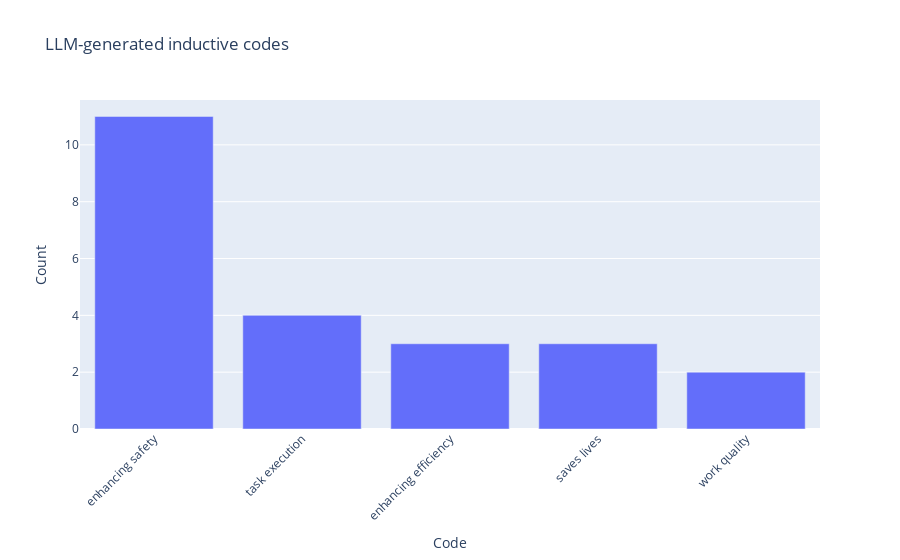

Source (notebook cell):
### Code cell
import plotly.express as px


# @title
def plot_generated_codes(code_highlights, title):
    code_counts = [(code, len(highlights)) for code, highlights in code_highlights.items()]
    df_codes = pd.DataFrame(code_counts, columns=['Code', 'Count'])
    df_codes = df_codes.sort_values(by='Count', ascending=False).reset_index(drop=True)

    # Create a vertical bar plot using Plotly with angled x-axis labels
    fig = px.bar(df_codes, x='Code', y='Count', title=title)

    # Update layout to angle x-axis labels at 45 degrees
    fig.update_layout(xaxis_tickangle=-45)
    fig.show()

# Parse all codes and highlights in LLM output
plot_generated_codes(code_highlights_ded, 'LLM-generated inductive codes')

### Figure 1 — Plotly figure (JSON) as saved in the notebook; plotly's stock layout.template omitted (floating-point values rounded to 4 significant figures)
{"data": [{"alignmentgroup": "True", "hovertemplate": "Code=%{x}<br>Count=%{y}<extra></extra>", "legendgroup": "", "marker": {"color": "#636efa", "pattern": {"shape": ""}}, "name": "", "offsetgroup": "", "orientation": "v", "showlegend": false, "textposition": "auto", "type": "bar", "x": ["enhancing safety", "task execution", "enhancing efficiency", "saves lives", "work quality"], "xaxis": "x", "y": [11, 4, 3, 3, 2], "yaxis": "y"}], "layout": {"barmode": "relative", "legend": {"tracegroupgap": 0}, "title": {"text": "LLM-generated inductive codes"}, "xaxis": {"anchor": "y", "domain": [0, 1], "tickangle": -45, "title": {"text": "Code"}}, "yaxis": {"anchor": "x", "domain": [0, 1], "title": {"text": "Count"}}}}
